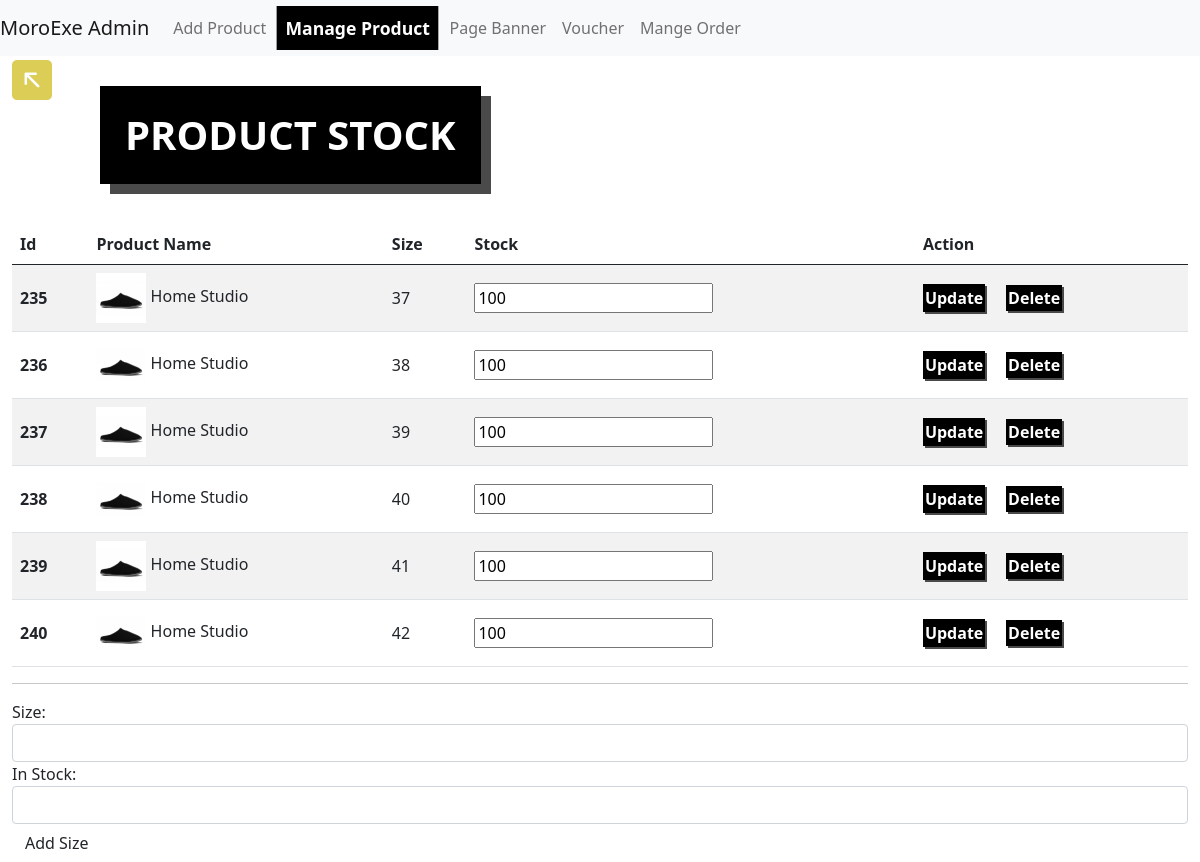
Before: /admin/check_stock/18 with the older database file.
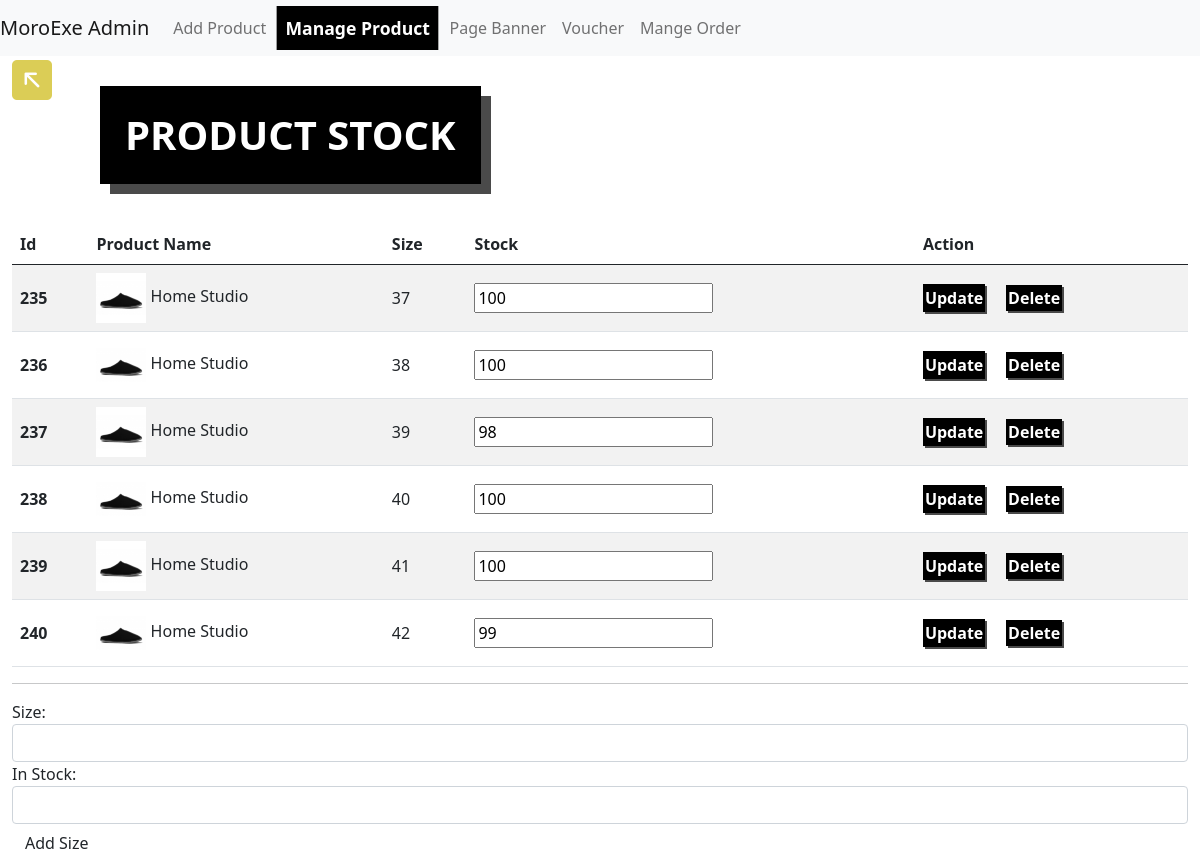
After: the same page with the newer database file.
### app/models.py (models this page shows)
class StockAndSize(db.Model):
    __tablename__ = 'product_stock'
    id = db.Column(db.Integer, primary_key=True)
    product_id = db.Column(db.Integer, db.ForeignKey('products.id'), index=True)
    size = db.Column(db.String())
    stock = db.Column(db.Integer)

class Product(db.Model):
    __tablename__ = 'products'
    id = db.Column(db.Integer, primary_key=True)
    product_name = db.Column(db.String(64), index=True)
    product_img = db.Column(db.String())
    product_subimg1 = db.Column(db.String())
    product_subimg2 = db.Column(db.String())
    product_subimg3 = db.Column(db.String())
    price = db.Column(db.Float)
    desc = db.Column(db.String())
    color = db.Column(db.String())
    material = db.Column(db.String())
    style = db.Column(db.String())
    tag = db.Column(db.String())
    sizes = db.relationship('StockAndSize', backref='products')
    category_id = db.Column(db.Integer, db.ForeignKey('categories.id'))

### app/admin/views.py (the view, shortened to what this page needs)
@admin.route('/check_stock/<product_id>', methods=['GET','POST'])
def CheckStock(product_id):
    product = Product.query.filter_by(id=product_id).first()
    ctgr = Category.query.filter_by(id=product.category_id).first()
    sizes = StockAndSize.query.filter_by(product_id=product_id)
    stockForm = AddStockForm()
    updateForm = UpdateStockForm()
    if updateForm.validate_on_submit():
        print("UPDATING STOCK VALUE")
    return render_template('admin/product_stock.html', product=product,sizes=sizes,form=stockForm, updateForm=updateForm,ctgr=ctgr)

### app/admin/forms.py
class AddStockForm(FlaskForm):
    size = IntegerField('Size: ')
    stock = IntegerField('In Stock: ')
    submit = SubmitField('Add Size')

class UpdateStockForm(FlaskForm):
    stock = IntegerField('In Stock: ')
    submit = SubmitField('Update')

### app/templates/admin/product_stock.html (shortened to what this page needs)
{% extends "ad_base.html" %}
{% set active_page = 'edit_product' %}
{% import "bootstrap/wtf.html" as wtf %}
{% block page_content %}
<div class="container-fluid">
    <div class="row">
        <div id="backBtn" class="col-md-1">
            <a href="{{url_for('admin.ManageProduct', category=ctgr.category_name)}}">
                <h1><i class="bi bi-arrow-up-left-square-fill"></i></h1>
            </a>
        </div>
        <h1 class="heading">PRODUCT STOCK</h1>
    </div>
    <table class="table table-striped">
        <thead>
            <tr>
                <th scope="col">Id</th>
                <th scope="col">Product Name</th>
                <th scope="col">Size</th>
                <th scope="col">Stock</th>
                <th scope="col">Action</th>
            </tr>
        </thead>
        <tbody>
            {%for size in sizes%}
            <tr class="tbRow">
                <th style="vertical-align: middle;" scope="row">{{size.id}}</th>
                <td> <img class="pdImg"
                        src="{{ url_for('static',filename='assets/Product_Image/'+product.product_img)}}" alt="">
                    {{product.product_name}}</td>
                <td style="vertical-align: middle;">{{size.size}}</td>
                <form method="POST" id="stockForm" action="/admin/update_stock/{{size.id}}">
                    <fieldset class="form-field"><td style="vertical-align: middle;">{{updateForm.stock(value=size.stock)}}</td> </fieldset>
                    <td style="vertical-align: middle;">
                        <a onclick="myFunction()" type="submit"
                            id="stockBtn">Update</a>
                            <a id="deleteBtn"
                            href="#">Delete</a></td>
                </form>
            </tr>
            {%endfor%}
        </tbody>
    </table>
    <hr>
    {{ wtf.quick_form(form) }}
</div>
{% endblock %}

Changed rows visible on the page:
changed StockAndSize id 237: stock "100" → "98"
changed StockAndSize id 240: stock "100" → "99"
